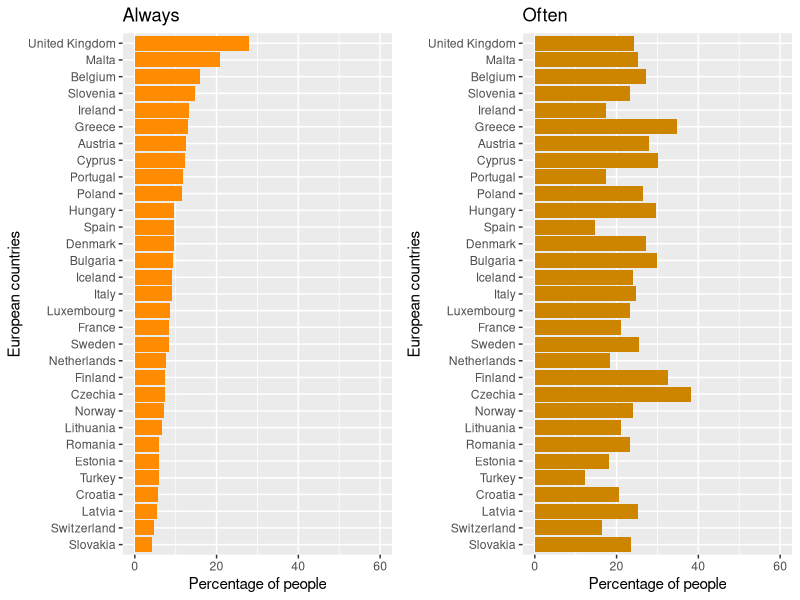
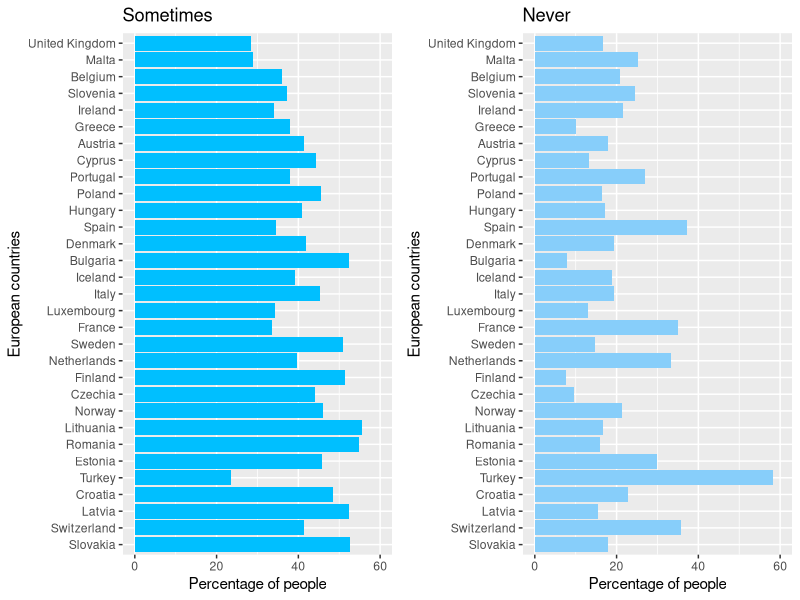
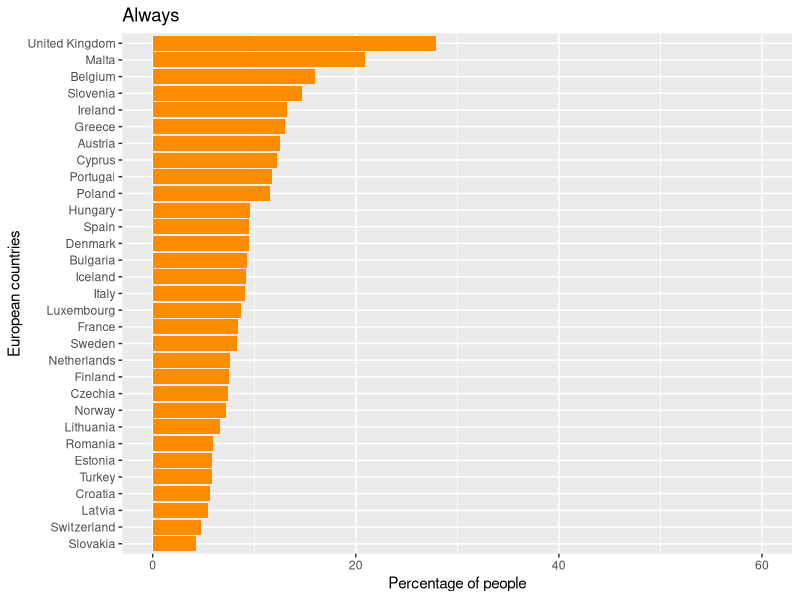
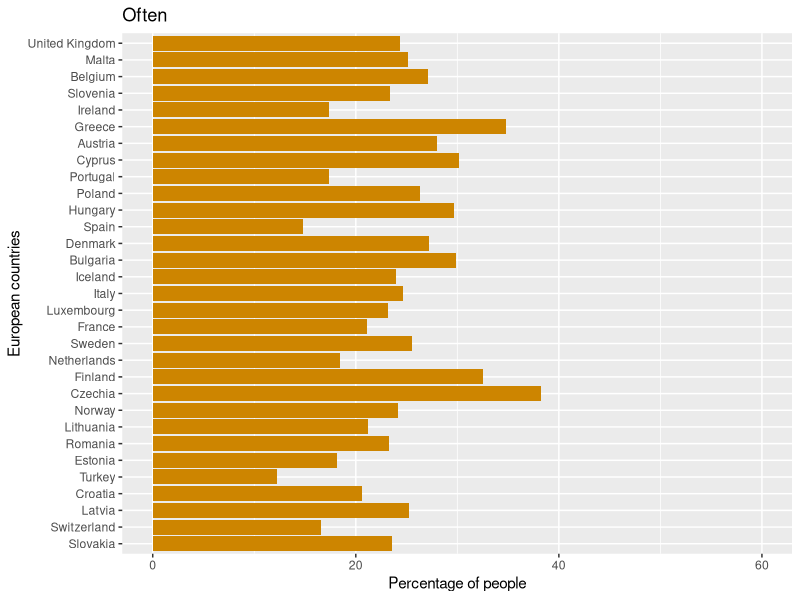
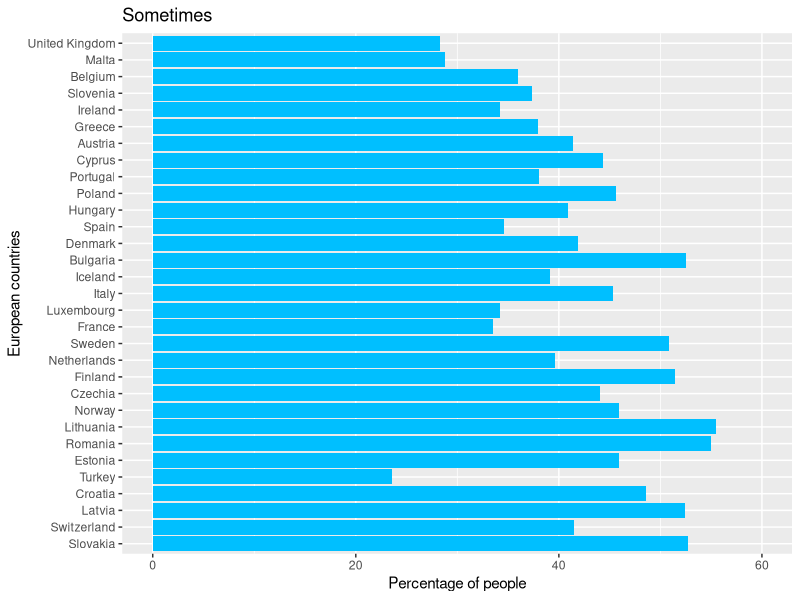
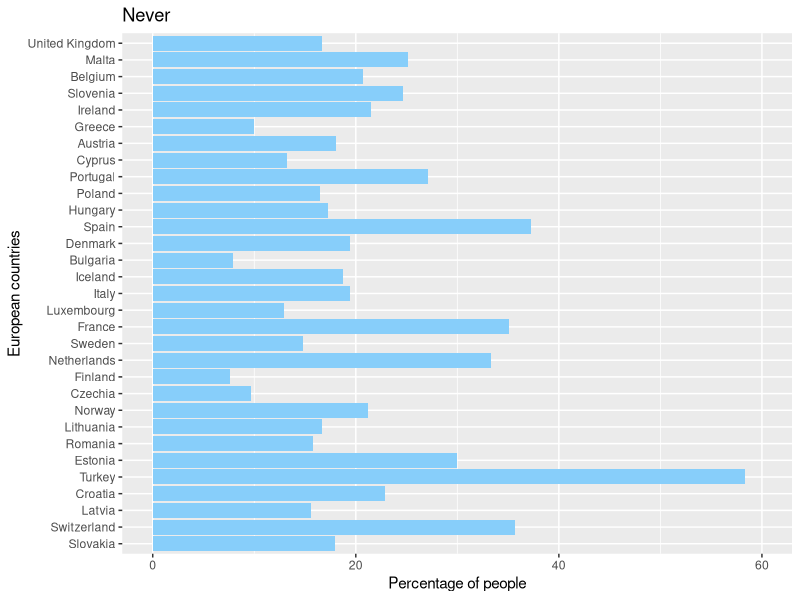

The R script that drew these images, in order:
library(ggplot2)
library(dplyr)

data <- read.csv("time_pressure_data.csv", header=TRUE, 
                 colClasses = c("character", "character", "character", "character", 
                                "character", "character", "character", "character", 
                                "character", "character"))
data$Value <- gsub(" ", "", data$Value, fixed = TRUE)
data$Value = as.double(data$Value)
data[is.na(data)] <- 0

data <- data %>%
  rename(czestosc = FRQ_WTPR) %>%
  select(GEO, czestosc, Value) %>%
  filter(czestosc != "Often or always" & czestosc != "Never or sometimes" & 
           czestosc != "No response" & GEO != "European Union - 28 countries (2013-2020)"
         & GEO != "Germany (until 1990 former territory of the FRG)" &
           GEO != "Euro area - 19 countries  (from 2015)" & 
           GEO != "European Union - 27 countries (from 2020)")

data2 <- filter(data, czestosc == "Total")
data <- filter(data, czestosc != "Total")
data <- full_join(data, data2, by = "GEO") %>%
  rename(GEO = 1, czestosc = 2, Value = 3, to_remove = 4, max_value = 5) %>%
  select(-to_remove)
data$Value <- data$Value/data$max_value * 100
data <- select(data, -max_value) %>%
  arrange(GEO)

data_kolejnosc <- filter(data, czestosc == "Always") %>%
  arrange(Value)
data_kolejnosc$numer <- 1:nrow(data_kolejnosc)
data_kolejnosc <- select(data_kolejnosc, GEO, numer)

plot1 <- ggplot(left_join(filter(data, czestosc == "Always"), data_kolejnosc, by = "GEO"), 
                aes(x = reorder(GEO, numer), y = Value, fill = czestosc)) + 
  geom_bar(stat = "identity") +
  labs(title = "Always", x = "European countries", y = "Percentage of people") +
  ylim(0, 60) +
  theme(legend.position="none") +
  scale_fill_manual("czestosc", values = c("Always" = "darkorange")) +
  coord_flip()

plot2 <- ggplot(left_join(filter(data, czestosc == "Often"), data_kolejnosc, by = "GEO"), 
                aes(x = reorder(GEO, numer), y = Value, fill = czestosc)) + 
  geom_bar(stat = "identity") +
  labs(title = "Often", x = "European countries", y = "Percentage of people") +
  ylim(0, 60) +
  theme(legend.position="none") +
  scale_fill_manual("czestosc", values = c("Often" = "orange3")) +
  coord_flip()

plot3 <- ggplot(left_join(filter(data, czestosc == "Sometimes"), 
                          data_kolejnosc, by = "GEO"), 
                aes(x = reorder(GEO, numer), y = Value, fill = czestosc)) + 
  geom_bar(stat = "identity") +
  labs(title = "Sometimes", x = "European countries", y = "Percentage of people") +
  ylim(0, 60) +
  theme(legend.position="none") +
  scale_fill_manual("czestosc", values = c("Sometimes" = "deepskyblue")) +
  coord_flip()

plot4 <- ggplot(left_join(filter(data, czestosc == "Never"), data_kolejnosc, by = "GEO"), 
                aes(x = reorder(GEO, numer), y = Value, fill = czestosc)) + 
  geom_bar(stat = "identity") +
  labs(title = "Never", x = "European countries", y = "Percentage of people") +
  ylim(0, 60) +
  theme(legend.position="none") +
  scale_fill_manual("czestosc", values = c("Never" = "lightskyblue")) +
  coord_flip()

library(cowplot)

finall_plot1 = plot_grid(plot1, plot2)
finall_plot2 = plot_grid(plot3, plot4)
